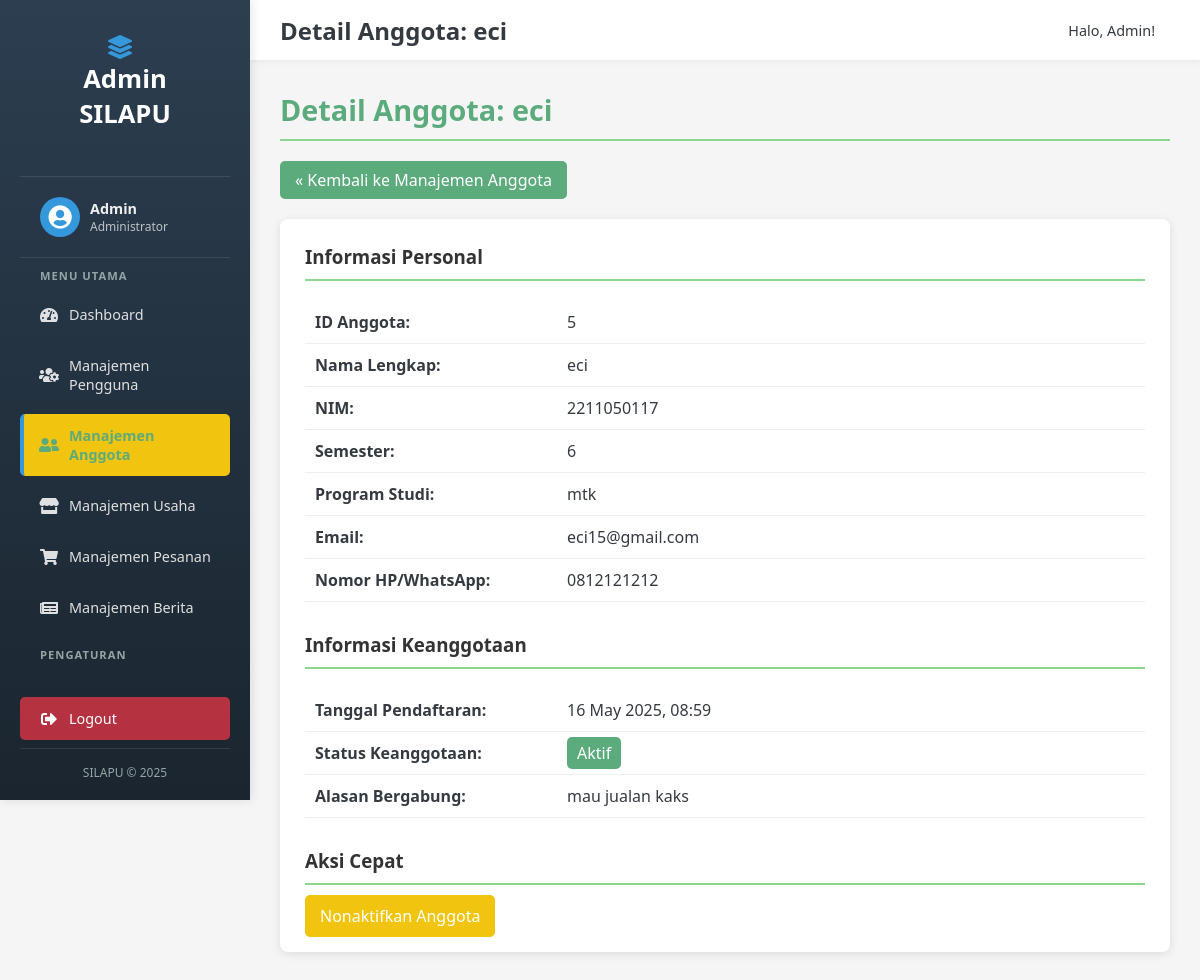
The page /admin/detail_anggota.php?id=5 (signed in) on the database its author committed.
### tables this page shows
CREATE TABLE `data_anggota` (
  `id` int NOT NULL,
  `user_id` int DEFAULT NULL,
  `nama_lengkap` varchar(255) NOT NULL,
  `nim` varchar(20) NOT NULL,
  `semester` varchar(10) NOT NULL,
  `program_studi` varchar(100) NOT NULL,
  `email` varchar(255) NOT NULL,
  `nomor_hp` varchar(20) DEFAULT NULL,
  `alasan_bergabung` text,
  `tanggal_pendaftaran` timestamp NULL DEFAULT CURRENT_TIMESTAMP,
  `status_keanggotaan` varchar(50) DEFAULT 'Menunggu Konfirmasi'
);

### admin/detail_anggota.php (the view, shortened to what this page needs)
<?php
$pathPrefix = '../';
$adminPathPrefix = '';
$pageTitle = "Detail Pendaftar Anggota";
require $pathPrefix . 'config/db.php';
$anggota_detail = null;
$error_message = '';
if (isset($_GET['id'])) {
    $anggota_id = intval($_GET['id']);
    $stmt = $conn->prepare("SELECT * FROM data_anggota WHERE id = ?");
    if (!$stmt) {
        $error_message = "Database error (prepare): " . $conn->error;
    } else {
        $stmt->bind_param("i", $anggota_id);
        $stmt->execute();
        $result = $stmt->get_result();
        if ($result->num_rows === 1) {
            $anggota_detail = $result->fetch_assoc();
            $pageTitle = "Detail Anggota: " . htmlspecialchars($anggota_detail['nama_lengkap']);
        } else {
            $error_message = "Data anggota tidak ditemukan.";
        }
    }
} else {
    $error_message = "ID anggota tidak disediakan.";
}
include $pathPrefix . 'includes/admin_header.php';
?>
<h2 class="section-title" style="color: var(--dark-green); text-shadow: none; margin-bottom: 20px;">
    <?php echo $pageTitle; ?>
</h2>
<a href="<?php echo $adminPathPrefix; ?>manajemen_anggota.php" style="display: inline-block; margin-bottom: 20px; text-decoration: none; background-color: var(--dark-green); color: white; padding: 8px 15px; border-radius: 5px;">« Kembali ke Manajemen Anggota</a>
<?php if ($error_message): ?>
    <div class="message error"><?php echo htmlspecialchars($error_message); ?></div>
<?php elseif ($anggota_detail): ?>
    <div style="background-color: #fff; padding: 25px; border-radius: 8px; box-shadow: 0 2px 10px rgba(0,0,0,0.1);">
        <h3 style="color: var(--dark); margin-bottom: 20px; border-bottom: 2px solid var(--light-green); padding-bottom: 10px;">Informasi Personal</h3>
        <table style="width: 100%; border-collapse: collapse;">
            <tr>
                <td style="padding: 10px; border-bottom: 1px solid #eee; font-weight: 600; width: 30%;">ID Anggota:</td>
                <td style="padding: 10px; border-bottom: 1px solid #eee;"><?php echo htmlspecialchars($anggota_detail['id']); ?></td>
            </tr>
            <tr>
                <td style="padding: 10px; border-bottom: 1px solid #eee; font-weight: 600;">Nama Lengkap:</td>
                <td style="padding: 10px; border-bottom: 1px solid #eee;"><?php echo htmlspecialchars($anggota_detail['nama_lengkap']); ?></td>
            </tr>
            <tr>
                <td style="padding: 10px; border-bottom: 1px solid #eee; font-weight: 600;">NIM:</td>
                <td style="padding: 10px; border-bottom: 1px solid #eee;"><?php echo htmlspecialchars($anggota_detail['nim']); ?></td>
            </tr>
            <tr>
                <td style="padding: 10px; border-bottom: 1px solid #eee; font-weight: 600;">Semester:</td>
                <td style="padding: 10px; border-bottom: 1px solid #eee;"><?php echo htmlspecialchars($anggota_detail['semester']); ?></td>
            </tr>
            <tr>
                <td style="padding: 10px; border-bottom: 1px solid #eee; font-weight: 600;">Program Studi:</td>
                <td style="padding: 10px; border-bottom: 1px solid #eee;"><?php echo htmlspecialchars($anggota_detail['program_studi']); ?></td>
            </tr>
            <tr>
                <td style="padding: 10px; border-bottom: 1px solid #eee; font-weight: 600;">Email:</td>
                <td style="padding: 10px; border-bottom: 1px solid #eee;"><?php echo htmlspecialchars($anggota_detail['email']); ?></td>
            </tr>
            <tr>
                <td style="padding: 10px; border-bottom: 1px solid #eee; font-weight: 600;">Nomor HP/WhatsApp:</td>
                <td style="padding: 10px; border-bottom: 1px solid #eee;"><?php echo htmlspecialchars($anggota_detail['nomor_hp'] ?? '-'); ?></td>
            </tr>
        </table>
        <h3 style="color: var(--dark); margin-top: 30px; margin-bottom: 20px; border-bottom: 2px solid var(--light-green); padding-bottom: 10px;">Informasi Keanggotaan</h3>
        <table style="width: 100%; border-collapse: collapse;">
            <tr>
                <td style="padding: 10px; border-bottom: 1px solid #eee; font-weight: 600; width: 30%;">Tanggal Pendaftaran:</td>
                <td style="padding: 10px; border-bottom: 1px solid #eee;"><?php echo date('d F Y, H:i', strtotime($anggota_detail['tanggal_pendaftaran'])); ?></td>
            </tr>
            <tr>
                <td style="padding: 10px; border-bottom: 1px solid #eee; font-weight: 600;">Status Keanggotaan:</td>
                <td style="padding: 10px; border-bottom: 1px solid #eee;">
                    <span style="padding: 5px 10px; border-radius: 5px; color: white;
                                 background-color: <?php
                                                       if ($anggota_detail['status_keanggotaan'] == 'Aktif') echo 'var(--dark-green)';
                                                       elseif ($anggota_detail['status_keanggotaan'] == 'Ditolak') echo 'var(--red)';
                                                       else echo 'var(--yellow)';
                                                   ?>;">
                        <?php echo htmlspecialchars($anggota_detail['status_keanggotaan']); ?>
                    </span>
                </td>
            </tr>
            <tr>
                <td style="padding: 10px; border-bottom: 1px solid #eee; font-weight: 600; vertical-align: top;">Alasan Bergabung:</td>
                <td style="padding: 10px; border-bottom: 1px solid #eee;"><?php echo nl2br(htmlspecialchars($anggota_detail['alasan_bergabung'] ?? '-')); ?></td>
            </tr>
        </table>
        <h3 style="color: var(--dark); margin-top: 30px; margin-bottom: 20px; border-bottom: 2px solid var(--light-green); padding-bottom: 10px;">Aksi Cepat</h3>
        <div style="margin-top: 20px;">
            <?php if ($anggota_detail['status_keanggotaan'] == 'Menunggu Konfirmasi'): ?>
                <a href="<?php echo $adminPathPrefix; ?>proses_update_status_anggota.php?id=<?php echo $anggota_detail['id']; ?>&status=Aktif" onclick="return confirm('Anda yakin ingin menyetujui anggota ini?');" style="text-decoration: none; color: var(--white); background-color: var(--dark-green); padding: 10px 15px; border-radius:5px; margin-right: 10px;">Setujui Pendaftaran</a>
                <a href="<?php echo $adminPathPrefix; ?>proses_update_status_anggota.php?id=<?php echo $anggota_detail['id']; ?>&status=Ditolak" onclick="return confirm('Anda yakin ingin menolak anggota ini?');" style="text-decoration: none; color: var(--white); background-color: var(--red); padding: 10px 15px; border-radius:5px;">Tolak Pendaftaran</a>
            <?php elseif ($anggota_detail['status_keanggotaan'] == 'Aktif'): ?>
                <a href="<?php echo $adminPathPrefix; ?>proses_update_status_anggota.php?id=<?php echo $anggota_detail['id']; ?>&status=Nonaktif" onclick="return confirm('Anda yakin ingin menonaktifkan anggota ini?');" style="text-decoration: none; color: var(--white); background-color: var(--yellow); padding: 10px 15px; border-radius:5px;">Nonaktifkan Anggota</a>
            <?php endif; ?>
        </div>
    </div>
<?php endif; ?>
<?php
include $pathPrefix . 'includes/admin_footer.php';
?>

### includes/admin_header.php (shortened to what this page needs)
<!DOCTYPE html>
<html lang="id">
<head>
    <link rel="stylesheet" href="<?php echo ($pathPrefix ?? '../'); ?>assets/css/admin_style.css">
     <link rel="stylesheet" href="https://cdnjs.cloudflare.com/ajax/libs/font-awesome/5.15.4/css/all.min.css">
</head>
<body class="admin-body"> <?php  ?>
    <?php
        include 'admin_sidebar.php';
    ?>
    <div class="main-content-area">
        <header class="admin-top-header">
            <h1 class="page-main-title"><?php echo $pageTitle ?? 'Dashboard Admin'; ?></h1>
            <?php if(isset($_SESSION['user_id']) && isset($_SESSION['username'])): ?>
            <div class="admin-user-info">
                <span>Halo, <?php echo htmlspecialchars($_SESSION['username']); ?>!</span>
            </div>
            <?php endif; ?>
        </header>
        <main class="page-content <?php  ?>">
            <div class="content-wrapper">

### assets/css/admin_style.css (style rules this page uses)
:root { --light-green: #8CD790; --dark-green: #5CAB7D; --red: #E74C3C; --yellow: #F1C40F; --white: #FFFFFF; --dark: #333333; --light-gray: #F5F5F5; --sidebar-width: 250px; --admin-header-height: 60px; --primary-blue: #007bff; --secondary-gray: #6c757d; --success-green: #28a745; --danger-red: #dc3545; --warning-yellow: #ffc107; --info-blue: #17a2b8; --text-dark: #343a40; --text-light: #f8f9fa; --border-color: #dee2e6; }
* { margin: 0; padding: 0; box-sizing: border-box; font-family: 'Segoe UI', Tahoma, Geneva, Verdana, sans-serif; }
body.admin-body { display: flex; min-height: 100vh; background-color: var(--light-gray); color: var(--text-dark); font-size: 16px; }
.main-content-area { margin-left: var(--sidebar-width); width: calc(100% - var(--sidebar-width)); display: flex; flex-direction: column; min-height: 100vh; }
.admin-top-header { background-color: var(--white); padding: 0 30px; box-shadow: 0 2px 5px rgba(0,0,0,0.05); height: var(--admin-header-height); display: flex; align-items: center; justify-content: space-between; position: sticky; top: 0; z-index: 999; }
.admin-top-header h1.page-main-title { color: var(--text-dark); font-size: 1.5rem; font-weight: 600; margin: 0; }
.admin-top-header .admin-user-info { display: flex; align-items: center; font-size: 0.9rem; }
.admin-top-header .admin-user-info span { margin-right: 15px; color: var(--text-dark); }
.page-content { padding: 30px; flex-grow: 1; background-color: var(--light-gray); }
.page-content .content-wrapper { position: relative; z-index: 1; }
.page-content .section-title { font-size: 1.8rem; margin-bottom: 25px; color: var(--dark-green); padding-bottom: 10px; border-bottom: 2px solid var(--light-green); text-shadow: none; }

### rows shown on the page
data_anggota: nama_lengkap "Detail Anggota: eci", id "5", nama_lengkap "eci", nim "2211050117", semester "6", program_studi "mtk", email "eci15@gmail.com", nomor_hp "0812121212", tanggal_pendaftaran "16 May 2025, 08:59", status_keanggotaan "Aktif", alasan_bergabung "mau jualan kaks"

### other values the page prints
$_SESSION['username'] "Admin"
